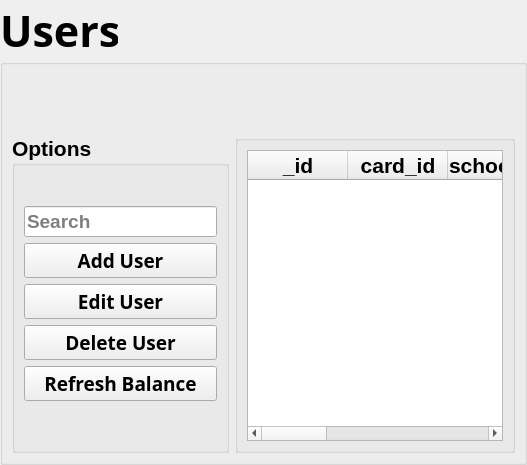
          <widget class="QWidget" name="tabUsers_administrator">
           <attribute name="title">
            <string>Users</string>
           </attribute>
           <layout class="QHBoxLayout" name="horizontalLayout_4">
            <property name="spacing">
             <number>0</number>
            </property>
            <property name="leftMargin">
             <number>0</number>
            </property>
            <property name="topMargin">
             <number>0</number>
            </property>
            <property name="rightMargin">
             <number>0</number>
            </property>
            <property name="bottomMargin">
             <number>0</number>
            </property>
            <item>
             <widget class="QGroupBox" name="groupBox_3">
              <property name="font">
               <font>
                <family>Segoe UI Black</family>
                <pointsize>32</pointsize>
                <weight>75</weight>
                <bold>true</bold>
               </font>
              </property>
              <property name="title">
               <string>Users</string>
              </property>
              <layout class="QGridLayout" name="gridLayout_18">
               <property name="leftMargin">
                <number>9</number>
               </property>
               <property name="topMargin">
                <number>70</number>
               </property>
               <item row="0" column="1">
                <widget class="QGroupBox" name="groupBox_41">
                 <property name="title">
                  <string/>
                 </property>
                 <layout class="QGridLayout" name="gridLayout_35">
                  <item row="0" column="0">
                   <widget class="QTableWidget" name="adminWindow_users_table">
                    <property name="sizePolicy">
                     <sizepolicy hsizetype="MinimumExpanding" vsizetype="Expanding">
                      <horstretch>0</horstretch>
                      <verstretch>0</verstretch>
                     </sizepolicy>
                    </property>
                    <property name="font">
                     <font>
                      <family>Segoe UI</family>
                      <pointsize>16</pointsize>
                     </font>
                    </property>
                    <property name="editTriggers">
                     <set>QAbstractItemView::NoEditTriggers</set>
                    </property>
                    <property name="alternatingRowColors">
                     <bool>false</bool>
                    </property>
                    <property name="selectionMode">
                     <enum>QAbstractItemView::SingleSelection</enum>
                    </property>
                    <property name="selectionBehavior">
                     <enum>QAbstractItemView::SelectRows</enum>
                    </property>
                    <attribute name="horizontalHeaderStretchLastSection">
                     <bool>true</bool>
                    </attribute>
                    <column>
                     <property name="text">
                      <string>_id</string>
                     </property>
                    </column>
                    <column>
                     <property name="text">
                      <string>card_id</string>
                     </property>
                    </column>
                    <column>
                     <property name="text">
                      <string>school_id</string>
                     </property>
                    </column>
                    <column>
                     <property name="text">
                      <string>password</string>
                     </property>
                    </column>
                    <column>
                     <property name="text">
                      <string>otp_key</string>
                     </property>
                    </column>
                    <column>
                     <property name="text">
                      <string>user_type</string>
                     </property>
                    </column>
                    <column>
                     <property name="text">
                      <string>balance</string>
                     </property>
                    </column>
                   </widget>
                  </item>
                 </layout>
                </widget>
               </item>
               <item row="0" column="0">
                <widget class="QGroupBox" name="groupBox_40">
                 <property name="font">
                  <font>
                   <family>Segoe UI</family>
                   <pointsize>16</pointsize>
                   <weight>75</weight>
                   <bold>true</bold>
                  </font>
                 </property>
                 <property name="title">
                  <string>Options</string>
                 </property>
                 <layout class="QVBoxLayout" name="verticalLayout_16">
                  <property name="topMargin">
                   <number>40</number>
                  </property>
                  <item>
                   <widget class="QLineEdit" name="adminWindow_user_search">
                    <property name="sizePolicy">
                     <sizepolicy hsizetype="Fixed" vsizetype="Fixed">
                      <horstretch>0</horstretch>
                      <verstretch>0</verstretch>
                     </sizepolicy>
                    </property>
                    <property name="font">
                     <font>
                      <family>Segoe UI</family>
                      <pointsize>14</pointsize>
                     </font>
                    </property>
                    <property name="placeholderText">
                     <string>Search</string>
                    </property>
                   </widget>
                  </item>
                  <item>
                   <widget class="QPushButton" name="buttonAddUser_administrator">
                    <property name="font">
                     <font>
                      <family>Segoe UI Semibold</family>
                      <pointsize>14</pointsize>
                     </font>
                    </property>
                    <property name="text">
                     <string>Add User</string>
                    </property>
                   </widget>
                  </item>
                  <item>
                   <widget class="QPushButton" name="buttonEditUser_administrator">
                    <property name="font">
                     <font>
                      <family>Segoe UI Semibold</family>
                      <pointsize>14</pointsize>
                     </font>
                    </property>
                    <property name="text">
                     <string>Edit User</string>
                    </property>
                   </widget>
                  </item>
                  <item>
                   <widget class="QPushButton" name="buttonDeleteUser_administrator">
                    <property name="font">
                     <font>
                      <family>Segoe UI Semibold</family>
                      <pointsize>14</pointsize>
                     </font>
                    </property>
                    <property name="text">
                     <string>Delete User</string>
                    </property>
                   </widget>
                  </item>
                  <item>
                   <widget class="QPushButton" name="refresh_administrator">
                    <property name="font">
                     <font>
                      <family>Segoe UI Semibold</family>
                      <pointsize>14</pointsize>
                     </font>
                    </property>
                    <property name="text">
                     <string>Refresh Balance</string>
                    </property>
                   </widget>
                  </item>
                  <item>
                   <spacer name="verticalSpacer_7">
                    <property name="orientation">
                     <enum>Qt::Vertical</enum>
                    </property>
                    <property name="sizeHint" stdset="0">
                     <size>
                      <width>20</width>
                      <height>40</height>
                     </size>
                    </property>
                   </spacer>
                  </item>
                 </layout>
                </widget>
               </item>
              </layout>
             </widget>
            </item>
           </layout>
          </widget>
